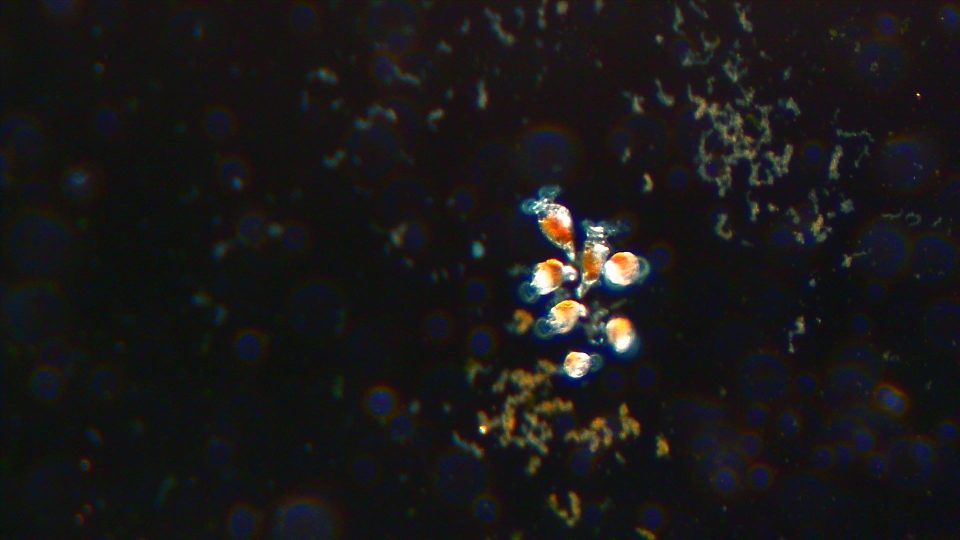
#> input picture data/bird_out.JPG, 1920 x 1080 px, found by its file name (shown at 1/2 size)
$ python resizing.py
#> lines starting #> are read from the running program, lines starting #| are printed output that depends on the picture
import os

import cv2

img = cv2.imread(os.path.join('.', 'data','bird_out.jpg'))
#> img is the input picture: shape (1080, 1920, 3); mean B, G, R 23.9, 23.8, 25.3

resized_img = cv2.resize(img,(540, 560))
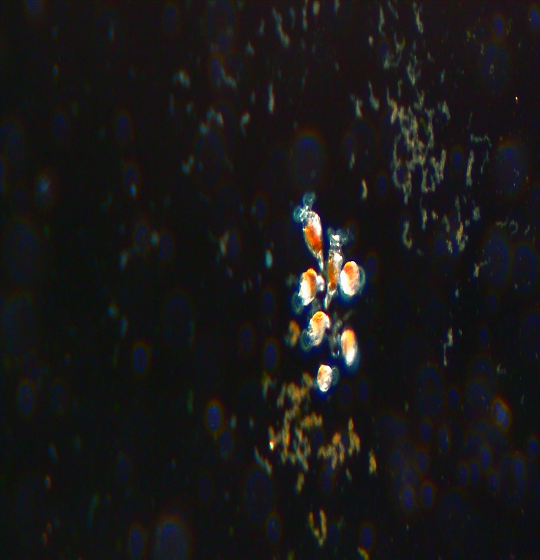
#> resized_img: shape (560, 540, 3); mean B, G, R 23.8, 23.7, 25.2

print(img.shape) #(1080, 1920, 3)
#| (1080, 1920, 3)
print(resized_img.shape) #(540, 560, 3)
#| (560, 540, 3)

cv2.imshow('img', img)
cv2.imshow('resized_img', resized_img)
cv2.waitKey(0)
